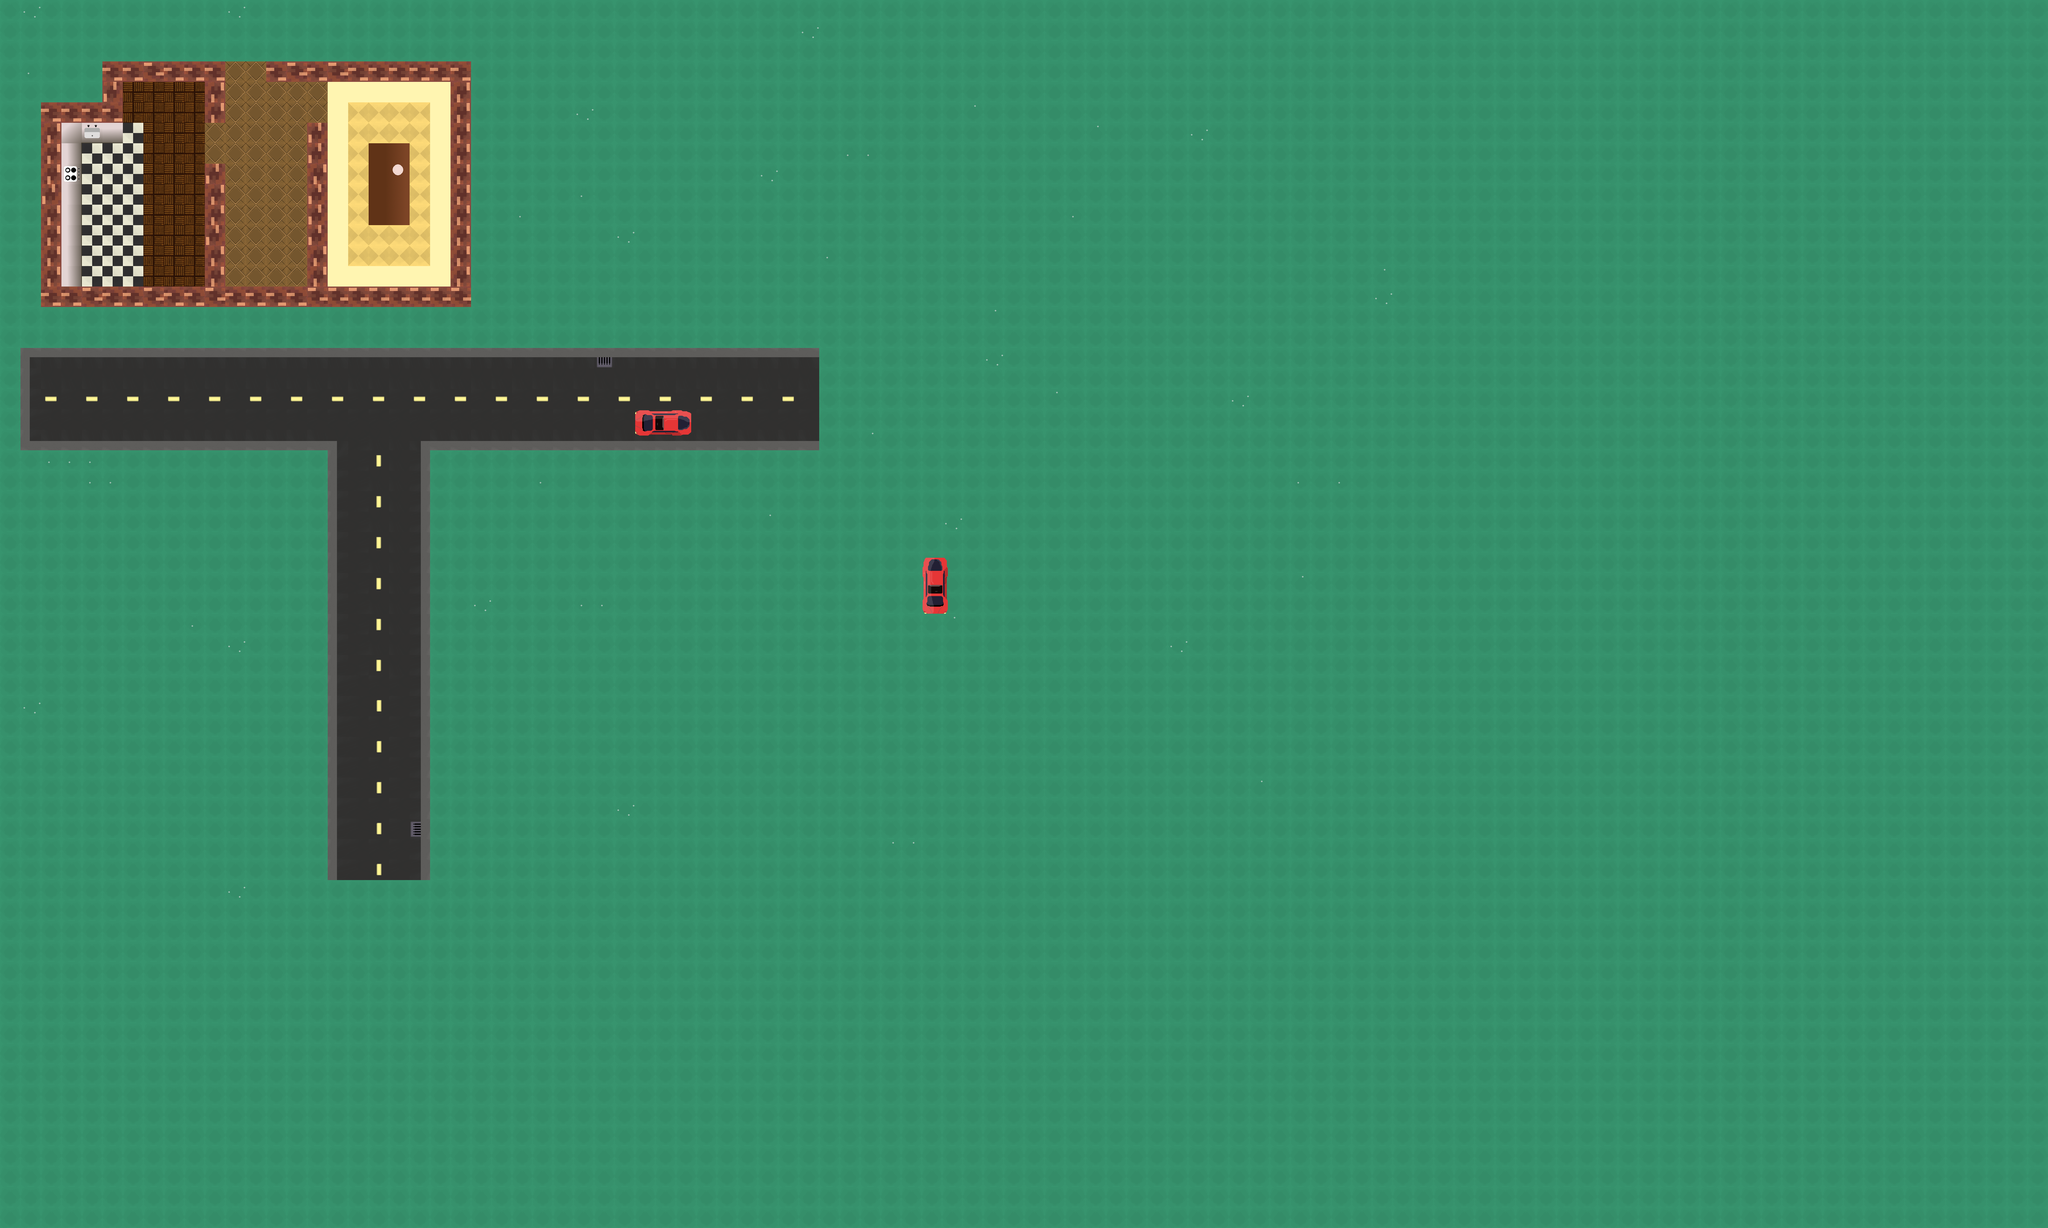

This game map was drawn from its Tiled (.tmx) file and the tilesets committed beside it. A one-line description and the trimmed map source follow:
An orthogonal 100x60 tile map with 64x64 px tiles, 4 tile layers (Floor, Walls, Items, nonBlockingItems) and 25 objects (15x wall, 7x zombie, player, wallVinyl).

<map version="1.2" tiledversion="1.2.4" orientation="orthogonal" renderorder="right-down" width="100" height="60" tilewidth="64" tileheight="64" infinite="0" nextlayerid="7" nextobjectid="46">
 <tileset firstgid="1" source="Spritesheet.tsx" />
 <layer id="1" name="Floor" width="100" height="60" locked="1">
  <data>[6000 cells, 6000 non-empty, 15 distinct tile ids]</data>
 </layer>
 <layer id="3" name="Walls" width="100" height="60" locked="1">
  <data>[6000 cells, 76 non-empty, 1 distinct tile ids]</data>
 </layer>
 <objectgroup id="5" name="Obstacles">
  <object id="1" name="wall" x="128" y="320" width="256" height="128" />
  <object id="2" name="player" x="1104" y="336" width="80" height="80" />
  <object id="3" name="wall" x="128" y="448" width="128" height="512" />
  <object id="4" name="wall" x="640" y="512" width="64" height="384" />
  <object id="5" name="wall" x="256" y="896" width="448" height="64" />
  <object id="6" name="wall" x="320" y="192" width="384" height="64" />
  <object id="7" name="wall" x="640" y="256" width="64" height="128" />
  <object id="8" name="wall" x="320" y="256" width="64" height="64" />
  <object id="9" name="wall" x="960" y="384" width="64" height="576" />
  <object id="10" name="wall" x="1024" y="896" width="448" height="64" />
  <object id="11" name="wall" x="1152" y="448" width="128" height="256" />
  <object id="12" name="wall" x="832" y="192" width="640" height="64" />
  <object id="13" x="704" y="896" width="256" height="64" />
  <object id="14" name="zombie" x="352" y="576" width="64" height="64" />
  <object id="25" name="zombie" x="1920" y="416" width="64" height="64" />
  <object id="26" name="zombie" x="3088" y="2096" width="64" height="64" />
  <object id="27" name="zombie" x="2688" y="2144" width="64" height="64" />
  <object id="28" name="zombie" x="2112" y="2176" width="64" height="64" />
  <object id="29" name="zombie" x="608" y="1328" width="64" height="64" />
  <object id="30" name="zombie" x="1424" y="1328" width="64" height="64" />
  <object id="31" name="wall" x="704" y="896" width="256" height="64" />
  <object id="40" name="wallVinyl" x="1280" y="256" width="64" height="64" />
  <object id="42" name="wall" x="2880" y="1744" width="80" height="176" />
  <object id="44" name="wall" x="1984" y="1280" width="176" height="80" />
  <object id="45" name="wall" x="1408" y="256" width="64" height="640" />
 </objectgroup>
 <layer id="4" name="Items" width="100" height="60" locked="1">
  <data>[6000 cells, 41 non-empty, 15 distinct tile ids]</data>
 </layer>
 <layer id="6" name="nonBlockingItems" width="100" height="60" locked="1">
  <data>[6000 cells, 1 non-empty, 1 distinct tile ids]</data>
 </layer>
</map>